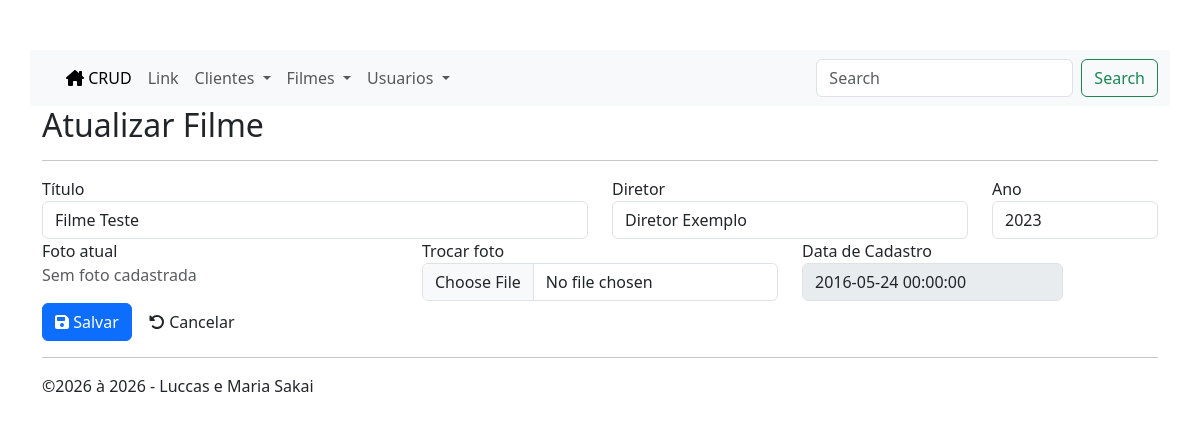
/movies/edit.php?id=1, run on the app's committed database.
### tables this page shows
CREATE TABLE IF NOT EXISTS `filmes` (
  `Id` int(11) NOT NULL AUTO_INCREMENT,
  `Titulo` varchar(50) NOT NULL,
  `Diretor` varchar(40) NOT NULL,
  `Ano` int(11) NOT NULL,
  `DataCad` datetime NOT NULL,
  `Foto` varchar(30) DEFAULT NULL,
  `Genero` varchar(40) NOT NULL,
  PRIMARY KEY (`Id`)
);

### inc/database.php (called while the page is built, shortened)
<?php
function open_database() {
    try {
        $conn = new mysqli(
            DB_HOST,
            DB_USER,
            DB_PASSWORD,
            DB_NAME
        );
        $conn->set_charset("utf8");
        return $conn;
    } catch (Exception $e) {
        throw new Exception(
            "Erro ao conectar no Banco de Dados:<br> {$e->getMessage()}"
        );
    }
}
function find($table = null, $id = null) {
    $database = open_database();
    $found = null;
    try {
        if ($id) {
            $sql = "SELECT * FROM $table WHERE id = $id";
            $result = $database->query($sql);
            if ($result->num_rows > 0) {
                $found = $result->fetch_assoc();
            }
        }
    } catch (Exception $e) {
        $_SESSION['message'] = $e->getMessage();
        $_SESSION['type'] = 'danger';
    }
    return $found;
}
?>

### movies/functions.php (called while the page is built, shortened)
<?php
function edit() {
    if (isset($_GET['id'])) {
        $id = $_GET['id'];
        if (isset($_POST['movie'])) {
            $movie = $_POST['movie'];
            $foto = upload_foto();
            if ($foto) {
                $movie['Foto'] = $foto;
            } else {
                unset($movie['Foto']);
            }
            update('filmes', $id, $movie);
            header('Location: index.php');
            exit;
        } else {
            $movie = find('filmes', $id);
        }
    } else {
        header('Location: index.php');
        exit;
    }
}
?>

### movies/edit.php (the view, shortened to what this page needs)
<?php
  require_once('functions.php');
  edit();
?>
<h2>Atualizar Filme</h2>
<form action="edit.php?id=<?php echo $movie['Id']; ?>" method="post" enctype="multipart/form-data">
  <hr />
  <div class="row">
    <div class="form-group col-md-6">
      <label for="titulo">Título</label>
      <input type="text" class="form-control" name="movie[Titulo]" maxlength="50" value="<?php echo $movie['Titulo']; ?>">
    </div>
    <div class="form-group col-md-4">
      <label for="diretor">Diretor</label>
      <input type="text" class="form-control" name="movie[Diretor]" maxlength="40" value="<?php echo $movie['Diretor']; ?>">
    </div>
    <div class="form-group col-md-2">
      <label for="ano">Ano</label>
      <input type="number" class="form-control" name="movie[Ano]" value="<?php echo $movie['Ano']; ?>">
    </div>
  </div>
  <div class="row">
    <div class="form-group col-md-4">
      <label for="foto">Foto atual</label><br>
      <?php if (!empty($movie['Foto'])) : ?>
        <img src="uploads/<?php echo $movie['Foto']; ?>" width="100" class="img-thumbnail mb-2">
      <?php else : ?>
        <p class="text-muted">Sem foto cadastrada</p>
      <?php endif; ?>
    </div>
    <div class="form-group col-md-4">
      <label for="foto">Trocar foto</label>
      <input type="file" class="form-control" name="foto" accept="image/*">
    </div>
    <div class="form-group col-md-3">
      <label for="datacad">Data de Cadastro</label>
      <input type="text" class="form-control" disabled value="<?php echo $movie['DataCad']; ?>">
    </div>
  </div>
  <div id="actions" class="row">
    <div class="col-md-12">
      <button type="submit" class="btn btn-primary"><i class="fa-solid fa-floppy-disk"></i> Salvar</button>
      <a href="index.php" class="btn btn-default"><i class="fa-solid fa-rotate-left"></i> Cancelar</a>
    </div>
  </div>
</form>

### inc/header.php (style rules this page uses)
body { padding-top: 50px; padding-bottom: 20px; }

### data on the page
filmes: Titulo "Filme Teste", Diretor "Diretor Exemplo", Ano "2023", DataCad "2016-05-24 00:00:00"

### other printed values
$dt->format("Y") "2026"
